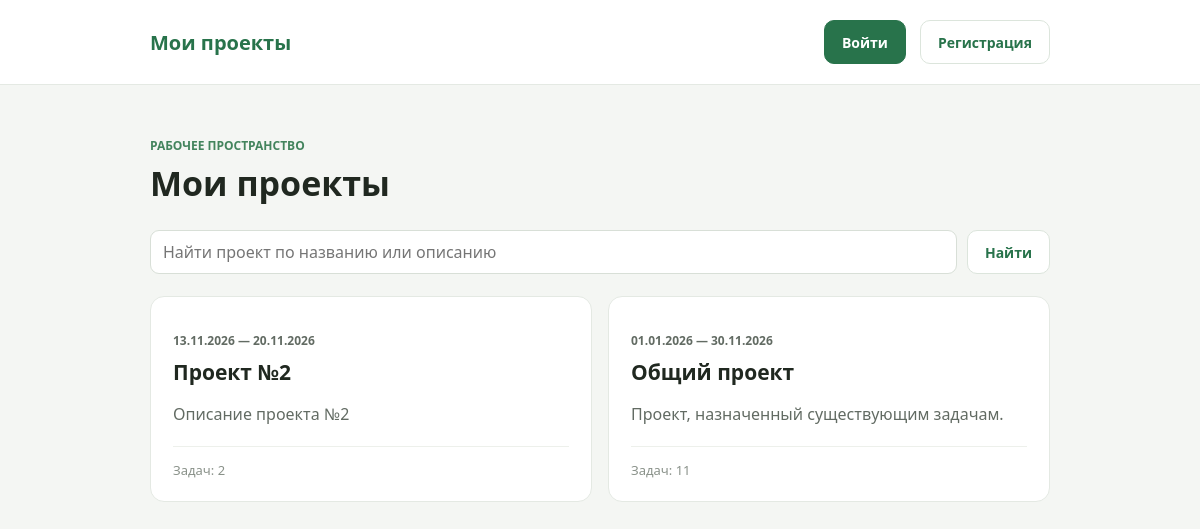
The page / on the database its author committed.
### task_man/models/project.py (models this page shows, shortened)
class Project(models.Model):
    start_date = models.DateField(null=False, blank=False)
    end_date = models.DateField(null=True, blank=True)
    title = models.CharField(max_length=200, null=False, blank=False)
    description = models.TextField(null=False, blank=False)
    users = models.ManyToManyField(settings.AUTH_USER_MODEL,related_name='projects',blank=True,
        verbose_name='Участники',help_text='Выберите участников проекта. Снятие выбора удалит пользователя из проекта.')
    class Meta:
        verbose_name = 'Проект'
        verbose_name_plural = 'Проекты'
        ordering = ['-start_date']

### task_man/views/project_views.py (the view)
# urls.py: path('', views.ProjectsView.as_view(), name='projects_view'),
class ProjectsView(ListView):
    model = Project
    template_name = 'project/projects_view.html'
    context_object_name = 'projects'
    paginate_by = 5
    def get_queryset(self):
        projects = Project.objects.annotate(
            active_task_count=Count('tasks', filter=Q(tasks__is_deleted=False))
        ).order_by('-start_date', 'pk')
        query = self.request.GET.get('q')
        if query:
            projects = projects.filter(
                Q(title__icontains=query) | Q(description__icontains=query)
            )
        return projects
    def get_context_data(self, **kwargs):
        context = super().get_context_data(**kwargs)
        context['q'] = self.request.GET.get('q', '')
        return context

### task_man/templates/project/projects_view.html (shortened to what this page needs)
{% extends 'base.html' %}
{% block content %}
    <div class="page-heading">
        <div>
            <p class="eyebrow">Рабочее пространство</p>
            <h1>Мои проекты</h1>
        </div>
    </div>
    <form class="search-form" method="get">
        <input id="project-search" type="search" name="q" value="{{ q }}"
               placeholder="Найти проект по названию или описанию">
        <button class="button button-secondary" type="submit">Найти</button>
    </form>
    {% if projects %}
        <section class="project-list" aria-label="Проекты">
            {% for project in projects %}
                <article class="project-card">
                    <p class="eyebrow">{{ project.start_date|date:"d.m.Y" }}{% if project.end_date %} — {{ project.end_date|date:"d.m.Y" }}{% endif %}</p>
                    <h2>
                        <a class="task-title-link" href="{% url 'project_detail' pk=project.pk %}">
                            {{ project.title }}
                        </a>
                    </h2>
                    <p>{{ project.description|truncatewords:28 }}</p>
                    <div class="card-footer">
                        <span class="muted">Задач: {{ project.active_task_count }}</span>
                    </div>
                </article>
            {% endfor %}
        </section>
    {% else %}
        <section class="empty-state">
            <h2>Проектов пока нет</h2>
            <p>Создай первый проект, чтобы добавить в него задачи.</p>
        </section>
    {% endif %}
{% endblock %}

### task_man/static/task_man/css/style.css (style rules this page uses)
* { box-sizing: border-box; }
body { margin: 0; background: #f4f6f3; color: #202820; font-family: "Segoe UI", Arial, sans-serif; }
.page-heading, .task-meta { display: flex; align-items: center; justify-content: space-between; gap: 16px; }
.page-heading { margin-bottom: 24px; }
.eyebrow { margin-bottom: 6px; color: #43845d; font-size: 12px; font-weight: 700; text-transform: uppercase; }
h1 { margin: 0; font-size: 34px; }
.task-title-link { color: inherit; text-decoration: none; }
.button { display: inline-flex; min-height: 44px; align-items: center; justify-content: center; gap: 8px; padding: 0 17px; border: 1px solid #28734b; border-radius: 10px; background: #28734b; color: white; font: inherit; font-size: 14px; font-weight: 600; text-decoration: none; cursor: pointer; transition: background .15s, transform .15s, box-shadow .15s; }
.button-secondary { border-color: #dce5dc; background: white; color: #28734b; }
.project-list { display: grid; grid-template-columns: repeat(auto-fit, minmax(260px, 1fr)); gap: 16px; }
.project-card, .project-overview { padding: 22px; border: 1px solid #e4e9e3; border-radius: 14px; background: #fff; }
.project-card h2, .section-heading h2 { margin: 8px 0; font-size: 21px; }
.project-card p, .project-description { color: #626b63; line-height: 1.6; }
.card-footer, .section-heading, .pagination { display: flex; align-items: center; justify-content: space-between; gap: 14px; }
.card-footer { margin-top: 18px; padding-top: 14px; border-top: 1px solid #edf0eb; }
.search-form { display: flex; gap: 10px; margin-bottom: 22px; }
.search-form input { flex: 1; min-width: 0; min-height: 44px; padding: 10px 12px; border: 1px solid #d8dfd7; border-radius: 9px; background: white; color: #202820; font: inherit; }
.muted { color: #899189; font-size: 13px; }

### rows shown on the page
Project: start_date "13.11.2026", end_date "20.11.2026", title "Проект №2", description "Описание проекта №2", active_task_count "2"
Project: start_date "01.01.2026", end_date "30.11.2026", title "Общий проект", description "Проект, назначенный существующим задачам.", active_task_count "11"
